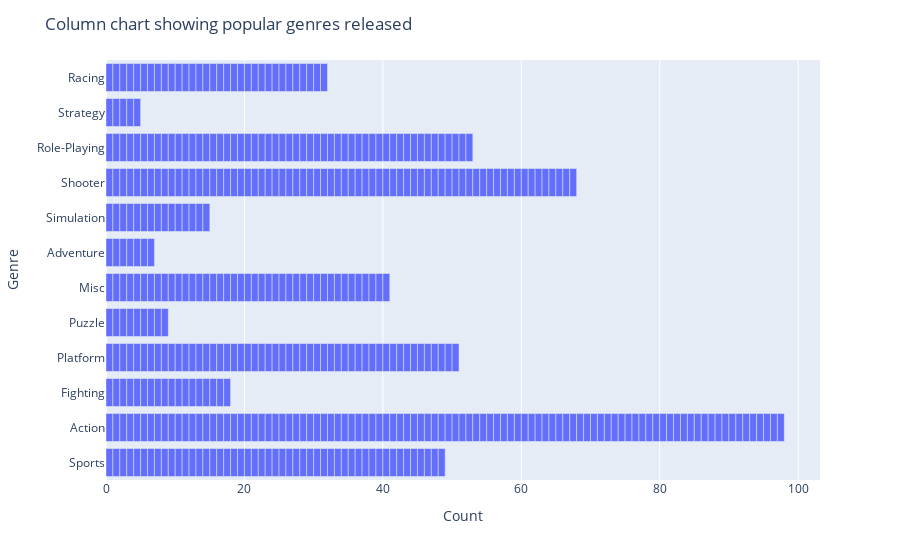

The cell this chart's notebook holds for it:
### Code cell
# Histogram Score 
fig = px.bar(y=df['Genre'])
fig.update_layout(title='Column chart showing popular genres released', yaxis_title='Genre', xaxis_title='Count')

fig.show()

### Figure 1 — Plotly figure (JSON) as saved in the notebook; plotly's stock layout.template omitted (floating-point values rounded to 4 significant figures; data arrays with more than 128 entries replaced by an {"elided": "..."} marker saying what was removed)
{"data": [{"alignmentgroup": "True", "hovertemplate": "count=%{x}<br>y=%{y}<extra></extra>", "legendgroup": "", "marker": {"color": "#636efa", "pattern": {"shape": ""}}, "name": "", "offsetgroup": "", "orientation": "h", "showlegend": false, "textposition": "auto", "type": "bar", "x": {"elided": "446 int values"}, "xaxis": "x", "y": {"elided": "446 str values"}, "yaxis": "y"}], "layout": {"barmode": "relative", "legend": {"tracegroupgap": 0}, "margin": {"t": 60}, "title": {"text": "Column chart showing popular genres released"}, "xaxis": {"anchor": "y", "domain": [0, 1], "title": {"text": "Count"}}, "yaxis": {"anchor": "x", "domain": [0, 1], "title": {"text": "Genre"}}}}
